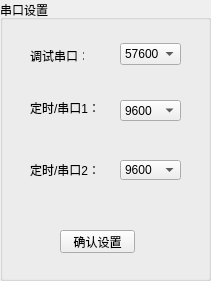
  <widget class="QGroupBox" name="groupBox_3">
   <property name="geometry">
    <rect>
     <x>880</x>
     <y>510</y>
     <width>211</width>
     <height>281</height>
    </rect>
   </property>
   <property name="title">
    <string>串口设置</string>
   </property>
   <widget class="QLabel" name="label_13">
    <property name="geometry">
     <rect>
      <x>30</x>
      <y>50</y>
      <width>54</width>
      <height>12</height>
     </rect>
    </property>
    <property name="text">
     <string>调试串口：</string>
    </property>
   </widget>
   <widget class="QLabel" name="label_14">
    <property name="geometry">
     <rect>
      <x>30</x>
      <y>100</y>
      <width>101</width>
      <height>16</height>
     </rect>
    </property>
    <property name="text">
     <string>定时/串口1：</string>
    </property>
   </widget>
   <widget class="QLabel" name="label_15">
    <property name="geometry">
     <rect>
      <x>30</x>
      <y>160</y>
      <width>72</width>
      <height>20</height>
     </rect>
    </property>
    <property name="text">
     <string>定时/串口2：</string>
    </property>
   </widget>
   <widget class="QComboBox" name="comboBox_4">
    <property name="geometry">
     <rect>
      <x>120</x>
      <y>43</y>
      <width>61</width>
      <height>22</height>
     </rect>
    </property>
    <item>
     <property name="text">
      <string>57600</string>
     </property>
    </item>
   </widget>
   <widget class="QComboBox" name="comboBox_5">
    <property name="geometry">
     <rect>
      <x>120</x>
      <y>100</y>
      <width>61</width>
      <height>21</height>
     </rect>
    </property>
    <item>
     <property name="text">
      <string>9600</string>
     </property>
    </item>
   </widget>
   <widget class="QComboBox" name="comboBox_6">
    <property name="geometry">
     <rect>
      <x>120</x>
      <y>160</y>
      <width>61</width>
      <height>20</height>
     </rect>
    </property>
    <item>
     <property name="text">
      <string>9600</string>
     </property>
    </item>
   </widget>
   <widget class="QPushButton" name="pushButton_2">
    <property name="geometry">
     <rect>
      <x>60</x>
      <y>230</y>
      <width>75</width>
      <height>23</height>
     </rect>
    </property>
    <property name="text">
     <string>确认设置</string>
    </property>
   </widget>
  </widget>
